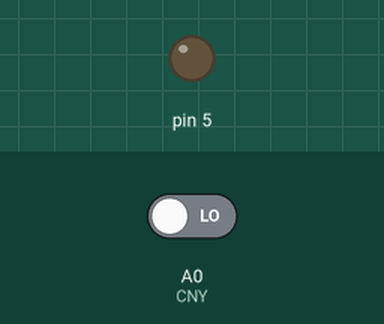
A sketch run on a simulated Arduino Uno, built with avr-gcc and run on an emulated ATmega328P. Shown: output pins drawn as LEDs (lit = HIGH). The inputs (shaded band) are chosen by the test bench; at power-on: A0 (CNY) LOW.

Above: at 1.2 s.
1.3 s: A0 (CNY) driven HIGH
At 2.3 s:
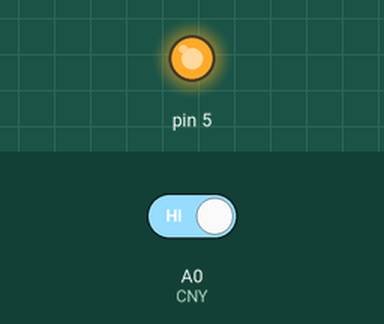
2.8 s: A0 (CNY) driven LOW
At 3.4 s:
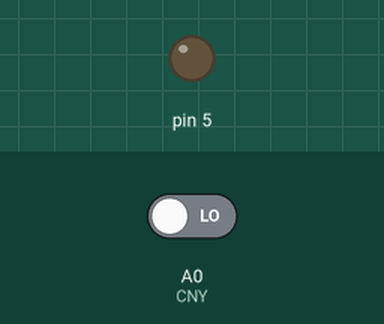
Timing chart, 0 to 5.8 s (numbered marks = the images above; inputs shaded):
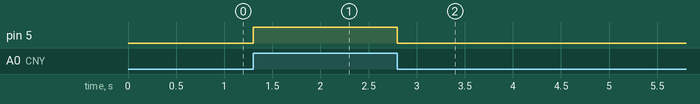

The sketch:

cny.ino
```cpp
#define CNY A0

void setup() {
  // put your setup code here, to run once:
  Serial.begin(9600);
  pinMode(5, OUTPUT);
  pinMode(CNY, INPUT);
}

void loop() {
  // put your main code here, to run repeatedly:
//  Serial.println(analogRead(CNY));
//  delay(200);
   if(digitalRead(CNY)){
    digitalWrite(5, HIGH);
   }else{
    digitalWrite(5, LOW);
   }
}
```

Measured:
- after the input at 1.3 s, pin 5: LOW → HIGH at once
- after the input at 2.8 s, pin 5: HIGH → LOW at once
